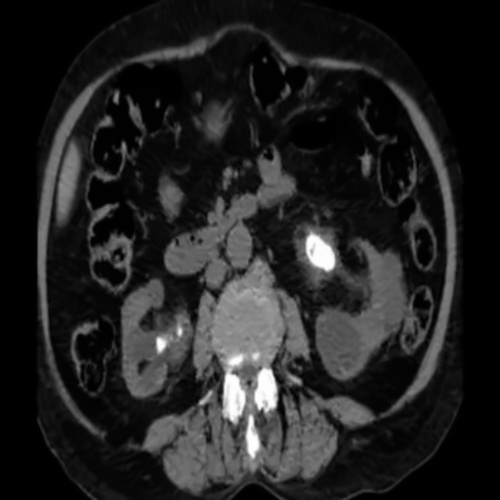
#> input picture ppt/denoised.jpg, 500 x 500 px
$ python -i DIPutils.py   (imports and definitions only)
#> lines starting #> are read from the running program, lines starting #| are printed output that depends on the picture
#> further down, picture is the input picture: shape (500, 500, 3); min 0, max 255, mean 34.2
# imporing necessary libraries
import cv2
import numpy as np

# function to compress an image
def compress_image(image, target_size=500):
#> called with target_size = 500
    h, w = image.shape[:2]
#> h = 500; w = 500
    if h > w:
        new_h, new_w = target_size, int((w / h) * target_size)
    else:
        new_w, new_h = target_size, int((h / w) * target_size)
#> new_w = 500; new_h = 500

    image = cv2.resize(image, (new_w, new_h), interpolation=cv2.INTER_AREA)
    return image

# function to remove noise from an image
def image_denoising(image, denoising = 5, color_denoising = 5):
#> called with denoising = 5, color_denoising = 5
    denoised = cv2.fastNlMeansDenoising(image, None, denoising)
    return denoised

# function to sharpen an image
def image_sharpening(image , kernel = np.array([[0, -1, 0],[-2, 8, -2],[0, -2, 0]])):
    image = cv2.filter2D(image, -1, kernel)
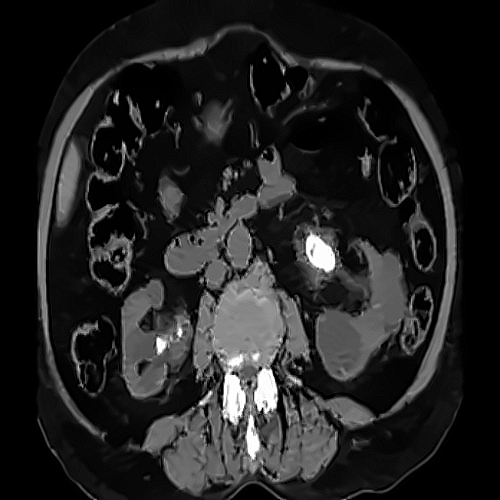
#> image: shape (500, 500, 3); min 0, max 255, mean 34.4
    return image

# function for radiometric calibration of an image
def radiometric_calibration(image, gain=1.3):
#> called with gain = 1.3
    image_corrected = image / gain
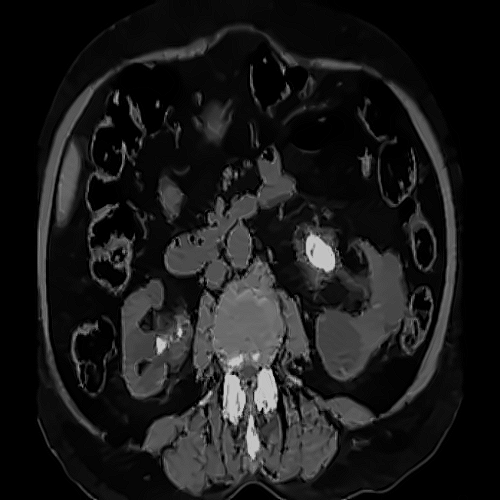
#> image_corrected: shape (500, 500, 3) float64; min 0, max 196.2, mean 26.5
    return np.clip(image_corrected, 0, 255).astype(np.uint8)

class DIPTransform:
    def __init__(self, target_size=500):
        self.target_size = target_size

    def __call__(self, img):
        # Convert PIL image to NumPy array (OpenCV works with NumPy arrays)
        img = np.array(img)

        # Apply DIP functions
        img = compress_image(img, target_size=self.target_size)
        img = image_denoising(img)
        img = image_sharpening(img)
        img = radiometric_calibration(img)

        # Convert back to PIL image (to ensure compatibility with PyTorch transforms)
        img = cv2.cvtColor(img, cv2.COLOR_BGR2RGB)  # OpenCV uses BGR, convert to RGB
        return img

>>> import cv2
>>> picture = cv2.imread('../ppt/denoised.jpg')
>>> result = DIPTransform()(picture)
